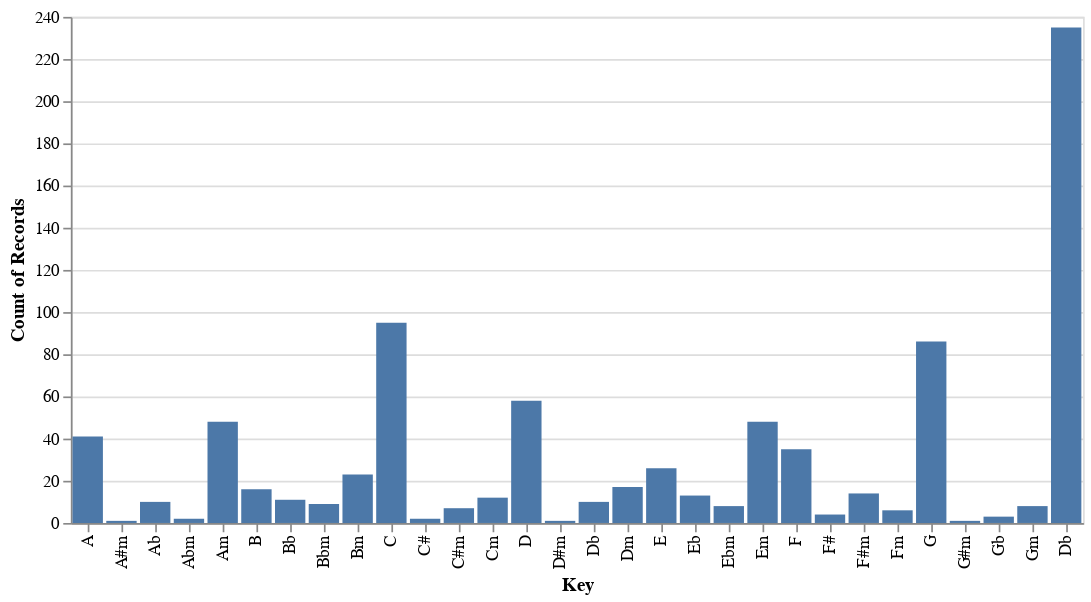

The cell this chart's notebook holds for it:
### Code cell
alt.Chart(data).mark_bar().encode(
    x='Key',
    y='count(Key)'
)

### Figure 1 — Vega-Lite specification as saved in the notebook (floating-point values rounded to 4 significant figures; data arrays with more than 128 entries replaced by an {"elided": "..."} marker saying what was removed)
{"config": {"view": {"continuousWidth": 400, "continuousHeight": 300}}, "data": {"name": "data-64b413b342a34c2d01e592df3b37593d"}, "mark": "bar", "encoding": {"x": {"type": "nominal", "field": "Key"}, "y": {"type": "nominal", "aggregate": "count", "field": "Key"}}, "$schema": "https://vega.github.io/schema/vega-lite/v4.8.1.json", "datasets": {"data-64b413b342a34c2d01e592df3b37593d": {"elided": "850 records"}}}
